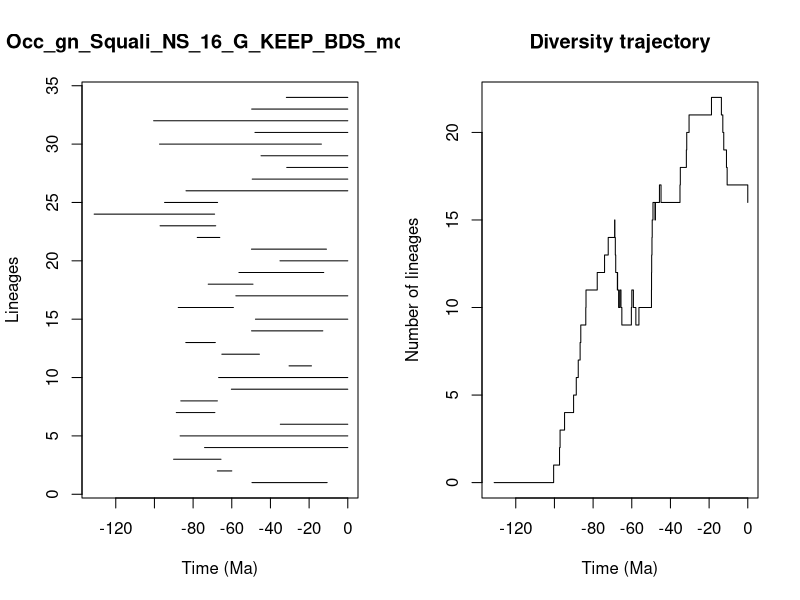

The R script that drew this image:


pdf(file='../Results/Genus_NS/5_MA_bins_EXT_EP_FT/pyrate_mcmc_logs/Occ_gn_Squali_NS_16_G_KEEP_BDS_mcmc_LTT.pdf',width=0.6*20, height=0.6*10)
title = "Occ_gn_Squali_NS_16_G_KEEP_BDS_mcmc"
ts=c(49.55225522027891, 67.45683446169281,90.09214560090619,74.07592777153026,86.71598835828037,34.89201716992832,88.70285577973183,86.36787639259234,60.2094726984584,66.80162120960203,30.36919866157411,65.13160323642622,83.78433462031832,49.77071198217981,47.75692440380841,87.68365411743063,57.88615381991122,72.18026236124982,56.29771185663554,35.06391551055998,49.81700094318784,77.8625399202756,97.07989056876639,131.17507168965818,94.76097886336787,83.66757367647547,49.424961125585455,31.57018138338064,44.862330838198474,97.35993703030609,48.00470779055122,100.41171123761045,49.70594550651641,31.765697739456627)
te=c(10.67008040515341, 59.97843708705537,65.57923914013143,0.0,0.0,0.0,68.73350604341351,67.44293416331107,0.0,0.0,18.777719878249194,45.686429892512486,68.50842373757125,12.910163858561118,0.0,59.1584946143901,0.0,49.03176137297212,12.427409886040968,0.0,11.02554891376086,66.1887648826031,68.30257945420085,68.87750819332781,67.32727961603179,0.0,0.0,0.0,0.0,13.644878827277699,0.0,0.0,0.0,0.0)
div_traj=c(0, 1,2,3,4,5,6,7,8,9,10,11,12,13,14,15,14,13,12,11,12,11,10,11,10,9,10,11,10,9,10,11,12,13,14,15,16,15,16,17,16,17,18,19,20,21,22,21,20,19,18,17,16)
time_events=c(131.17507168965818, 100.41171123761045,97.35993703030609,97.07989056876639,94.76097886336787,90.09214560090619,88.70285577973183,87.68365411743063,86.71598835828037,86.36787639259234,83.78433462031832,83.66757367647547,77.8625399202756,74.07592777153026,72.18026236124982,68.87750819332781,68.73350604341351,68.50842373757125,68.30257945420085,67.45683446169281,67.44293416331107,67.32727961603179,66.80162120960203,66.1887648826031,65.57923914013143,65.13160323642622,60.2094726984584,59.97843708705537,59.1584946143901,57.88615381991122,56.29771185663554,49.81700094318784,49.77071198217981,49.70594550651641,49.55225522027891,49.424961125585455,49.03176137297212,48.00470779055122,47.75692440380841,45.686429892512486,44.862330838198474,35.06391551055998,34.89201716992832,31.765697739456627,31.57018138338064,30.36919866157411,18.777719878249194,13.644878827277699,12.910163858561118,12.427409886040968,11.02554891376086,10.67008040515341,0.0)
                par(mfrow=c(1,2))
                L = length(ts)
                plot(ts, 1:L , xlim=c(-max(ts)-1,0), pch=20, type="n", main=title,xlab="Time (Ma)",ylab="Lineages")
                for (i in 1:L){segments(x0=-te[i],y0=i,x1=-ts[i],y1=i)}    
                t = -time_events
                plot(div_traj ~ t,type="s", main = "Diversity trajectory",xlab="Time (Ma)",ylab="Number of lineages",xlim=c(-max(ts)-1,0))
                abline(v=c(65,200,251,367,445),lty=2,col="gray")
                
